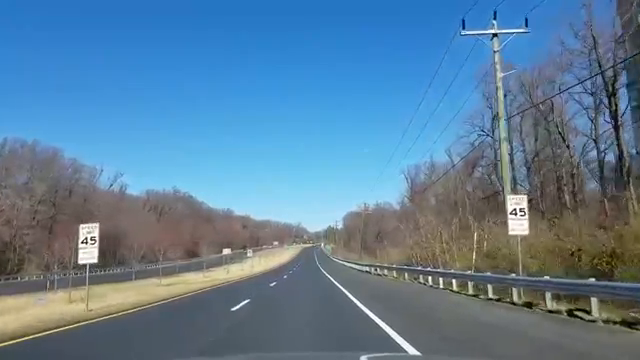
#> input picture frame 89 of project/road.mp4, 640 x 360 px, given in place of test2.mp4, which was not available
$ python code.py
#> lines starting #> are read from the running program, lines starting #| are printed output that depends on the picture; after the words box and inside, x2 and y2 are one past the last pixel; in counts of white or black regions, pixels touching at a corner belong together; pictures that were not available may be replaced by others from this repository, and a replacement may not be noted
import numpy as np
import cv2
import time
from playsound import playsound

def gaussian_blur(img, kernel_size):
    return cv2.GaussianBlur(img, (kernel_size, kernel_size), 0)

def canny(img, low_threshold, high_threshold):
    return cv2.Canny(img, low_threshold, high_threshold)

def region_of_interest(img, vertices):
    #defining a blank mask to start with a mask of same size as the image but with zeros
    mask = np.zeros_like(img)

    #defining a 3 channel or 1 channel color to fill the mask with depending on the input image
    if len(img.shape) > 2:
        channel_count = img.shape[2]  # i.e. 3 or 4 depending on your image
        ignore_mask_color = (255,) * channel_count
    else:
        ignore_mask_color = 255

    #filling pixels inside the polygon defined by "vertices" with the fill color
    cv2.fillPoly(mask, vertices, ignore_mask_color)

    #returning the image only where mask pixels are nonzero
    masked_image = cv2.bitwise_and(img, mask)
    return masked_image

def draw_lines(img, lines, color=[  0, 255, 255], thickness=5):
    imshape = img.shape

    # these variables represent the y-axis coordinates to which
    # the line will be extrapolated to
    ymin_global = img.shape[0]
    ymax_global = img.shape[0]

    # left lane line variables
    all_left_grad = []
    all_left_y = []
    all_left_x = []

    # right lane line variables
    all_right_grad = []
    all_right_y = []
    all_right_x = []
    try:
        for line in lines:
            for x1,y1,x2,y2 in line:
                gradient, intercept = np.polyfit((x1,x2), (y1,y2), 1)
                ymin_global = min(min(y1, y2), ymin_global)

                if (gradient > 0):
                    all_left_grad += [gradient]
                    all_left_y += [y1, y2]
                    all_left_x += [x1, x2]
                else:
                    all_right_grad += [gradient]
                    all_right_y += [y1, y2]
                    all_right_x += [x1, x2]

        left_mean_grad = np.mean(all_left_grad)
        left_y_mean = np.mean(all_left_y)
        left_x_mean = np.mean(all_left_x)
        left_intercept = left_y_mean - (left_mean_grad * left_x_mean)

        right_mean_grad = np.mean(all_right_grad)
        right_y_mean = np.mean(all_right_y)
        right_x_mean = np.mean(all_right_x)
        right_intercept = right_y_mean - (right_mean_grad * right_x_mean)

        # Make sure we have some points in each lane line category
        if ((len(all_left_grad) > 0) and (len(all_right_grad) > 0)):
            upper_left_x = int((ymin_global - left_intercept) / left_mean_grad)
            lower_left_x = int((ymax_global - left_intercept) / left_mean_grad)
            upper_right_x = int((ymin_global - right_intercept) / right_mean_grad)
            lower_right_x = int((ymax_global - right_intercept) / right_mean_grad)


            cv2.line(img, (upper_left_x, ymin_global),(lower_left_x, ymax_global), color, thickness)
            cv2.line(img, (upper_right_x, ymin_global),(lower_right_x, ymax_global), color, thickness)
    except OverflowError as error:
        playsound('audio.mp3')

def main():
    cap = cv2.VideoCapture("test2.mp4")
    if not cap.isOpened():
        print("Cannot open camera")
        exit()

    while True:
        # Capture frame-by-frame
        ret, frame = cap.read()
#> frame is the input picture: shape (360, 640, 3); mean B, G, R 152.9, 126.5, 92.3

        # Our operations on the frame come here
        gray = cv2.cvtColor(frame, cv2.COLOR_BGR2GRAY)
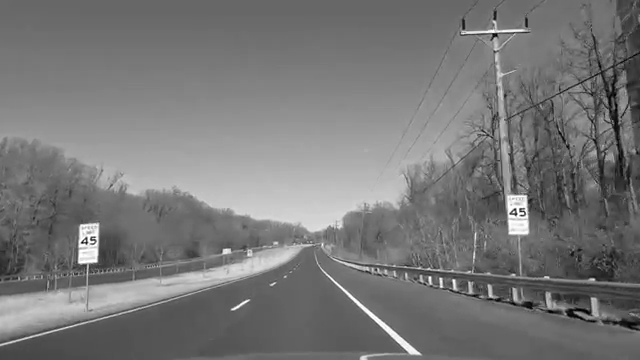
#> gray: shape (360, 640); min 0, max 255, mean 119.3

        # apply gaussian blur
        gaussianBlur = gaussian_blur(gray, 5)

        # canny
        edgeDetectedImage = canny(gaussianBlur, 50, 150)
#> in canny, `return cv2.Canny(img, low_threshold, high_threshold)`:
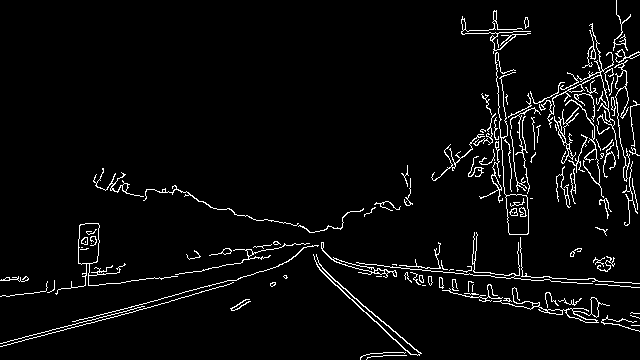
#> returned value: shape (360, 640); 4.1% white in thin lines or dots

        #apply mask
        lowerLeftPoint = [130, 540]
        upperLeftPoint = [410, 350]
        upperRightPoint = [570, 350]
        lowerRightPoint = [915, 540]
        pts = np.array([[lowerLeftPoint, upperLeftPoint, upperRightPoint,lowerRightPoint]], dtype=np.int32)
        masked_image = region_of_interest(edgeDetectedImage, pts)
#> in region_of_interest, `cv2.fillPoly(mask, vertices, ignore_mask_color)`:
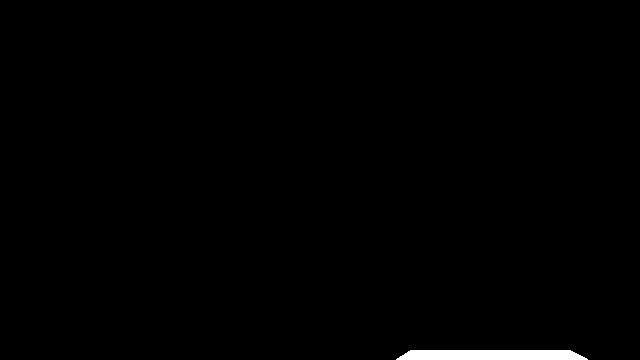
#> mask: shape (360, 640); 0.77% white; 1 white region, box (x1, y1, x2, y2) and area: (396, 350, 588, 360) 1771
#> in region_of_interest, `masked_image = cv2.bitwise_and(img, mask)`:
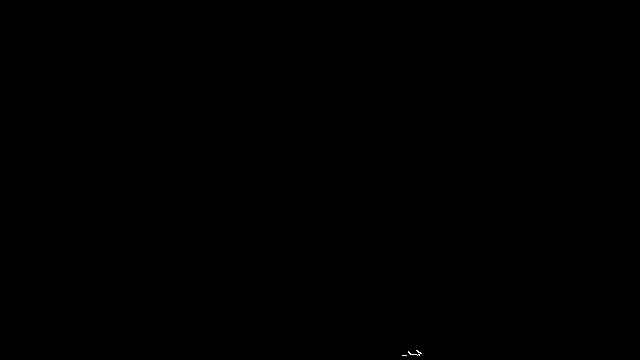
#> masked_image: shape (360, 640); 0.01% white in thin lines or dots, all inside (x1, y1, x2, y2) = (402, 350, 422, 356)

        #hough lines
        lines = cv2.HoughLinesP(masked_image, 1, np.pi/180, 20, np.array([]),10, 10)
#> lines = None
        draw_lines(frame, lines)

        cv2.imshow("results", frame)

        if cv2.waitKey(1) == ord('q'):
           break


    # When everything done, release the capture
    cap.release()
    cv2.destroyAllWindows()

if __name__ == '__main__':
#> (the run stopped early here; a loop or call above may not have finished)

$ run again, starting later in the video
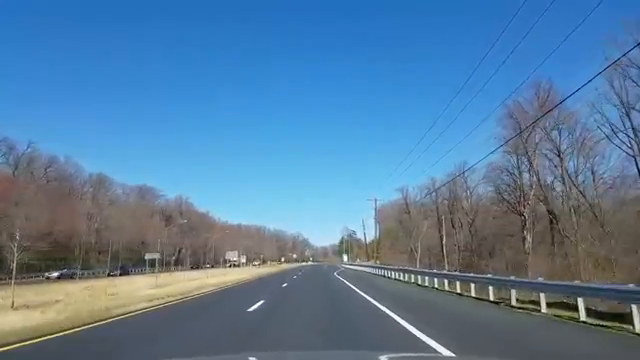
#> input picture frame 400 of project/road.mp4, 640 x 360 px, given in place of test2.mp4, which was not available
#> in main, frame is the input picture: shape (360, 640, 3); mean B, G, R 157.7, 125, 87.2
#> in main, `gray = cv2.cvtColor(frame, cv2.COLOR_BGR2GRAY)`:
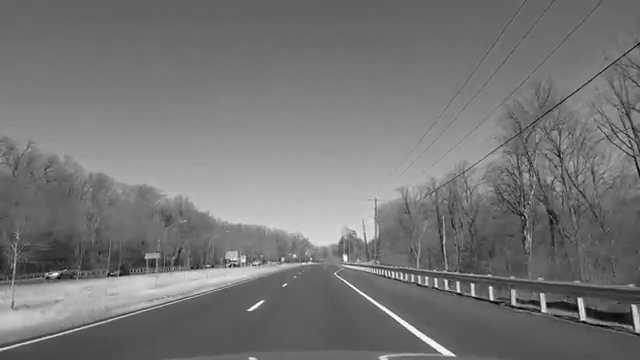
#> gray: shape (360, 640); min 0, max 255, mean 117.4
#> in canny, `return cv2.Canny(img, low_threshold, high_threshold)`:
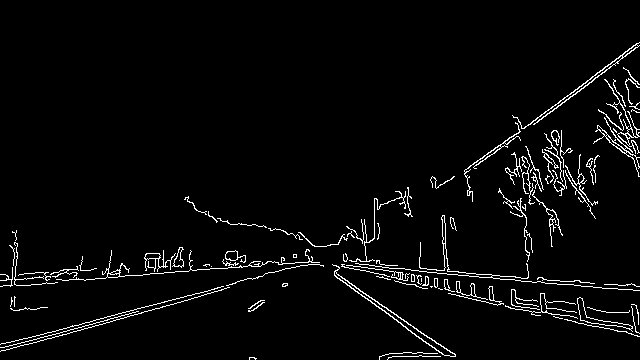
#> returned value: shape (360, 640); 3.4% white in thin lines or dots, all inside (x1, y1, x2, y2) = (0, 42, 640, 360)
#> mask: shape (360, 640); 0.77% white; 1 white region, box (x1, y1, x2, y2) and area: (396, 350, 588, 360) 1771
#> masked_image: shape (360, 640); 0.05% white in thin lines or dots, all inside (x1, y1, x2, y2) = (400, 350, 456, 357)
#> lines = [[400, 356, 455, 356], [407, 352, 442, 353]]
#> the loop in draw_lines, `for line in lines:` made 2 passes
#> after the loop in draw_lines, `for line in lines:`: all_left_grad = [2.21e-16, 0.0286]; all_left_x = [400, 455, 407, 442]; all_left_y = [356, 356, 352, 353]; all_right_grad = []
#> left_mean_grad = 0.0143
#> left_y_mean = 354.2
#> left_x_mean = 426
#> left_intercept = 348.2
#> right_mean_grad = nan

$ run again, starting later in the video
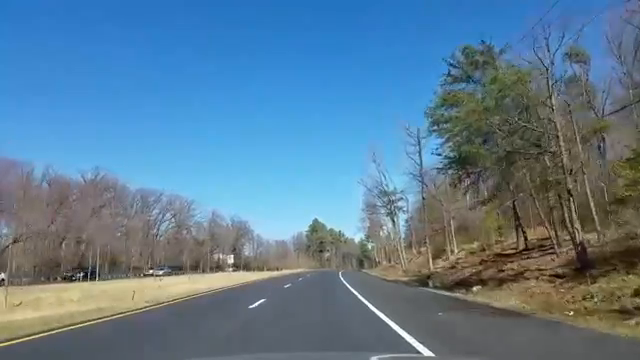
#> input picture frame 712 of project/road.mp4, 640 x 360 px, given in place of test2.mp4, which was not available
#> in main, frame is the input picture: shape (360, 640, 3); mean B, G, R 147.8, 124.6, 92.7
#> in main, `gray = cv2.cvtColor(frame, cv2.COLOR_BGR2GRAY)`:
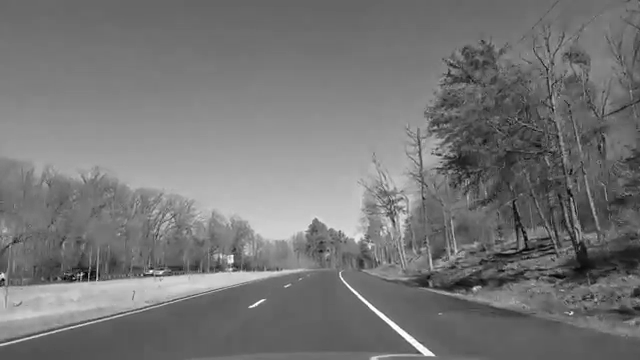
#> gray: shape (360, 640); min 0, max 255, mean 117.7
#> in canny, `return cv2.Canny(img, low_threshold, high_threshold)`:
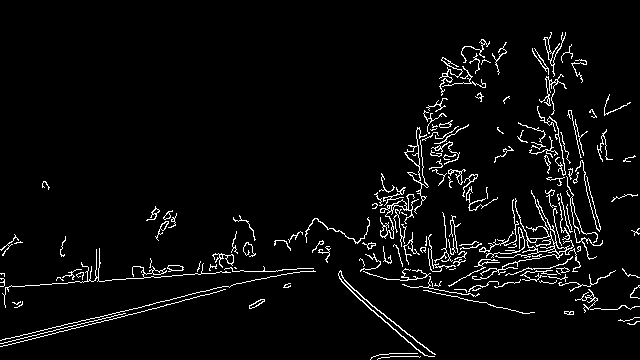
#> returned value: shape (360, 640); 4.3% white in thin lines or dots
#> mask: shape (360, 640); 0.77% white; 1 white region, box (x1, y1, x2, y2) and area: (396, 350, 588, 360) 1771
#> masked_image: shape (360, 640); 0.03% white in thin lines or dots, all inside (x1, y1, x2, y2) = (400, 350, 436, 358)
#> lines = [[400, 356, 434, 356]]
#> the loop in draw_lines, `for line in lines:` made 1 pass
#> after the loop in draw_lines, `for line in lines:`: all_left_grad = []; all_right_grad = [-1.61e-16]; all_right_x = [400, 434]; all_right_y = [356, 356]
#> left_mean_grad = nan
#> right_mean_grad = -1.61e-16
#> right_y_mean = 356
#> right_x_mean = 417
#> right_intercept = 356
